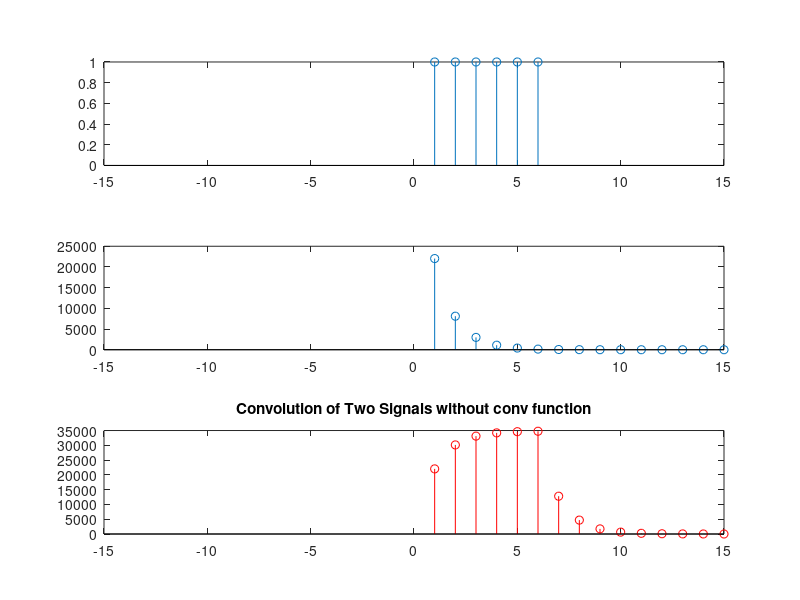

This chart was generated by the following MATLAB code:
Nx=0:5
No_x = length(Nx);
x=ones(1, No_x);
%h=input('Enter h:   ')
Nh = -10:10;            % positions of h
No_h = length(Nh);
h=e.^(-Nh);
% convolution
m=length(x);
n=length(h);
X=[x,zeros(1,n)];
H=[h,zeros(1,m)];

for i=1:n+m-1
    Y(i)=0;
    for j=1:m
        if(i-j+1>0)
            Y(i)=Y(i)+X(j)*H(i-j+1);
        else
        end
    end
end
% plot results
figure;
subplot(3,1,1)
stem(x)
xlim([-15 15])
subplot(3,1,2)
stem(h)
xlim([-15 15])
subplot(3,1,3)
stem(Y, '-ro');
xlim([-15 15])
title('Convolution of Two Signals without conv function');

